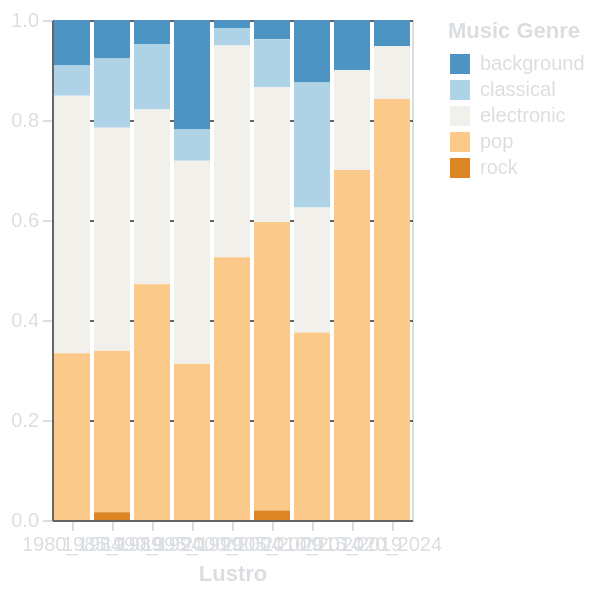

The specification (Vega-Lite) saved for this image:
### Vega-Lite specification from a JSON file in a GitHub repository (floating-point values rounded to 4 significant figures)
{"$schema": "https://vega.github.io/schema/vega-lite/v5.15.1.json", "config": {"axis": {"domainColor": "#666666", "gridColor": "#666666", "labelColor": "#DBDEE1", "tickColor": "#DBDEE1", "titleColor": "#DBDEE1"}, "background": "transparent", "legend": {"labelColor": "#DBDEE1", "titleColor": "#DBDEE1"}, "title": {"color": "#DBDEE1", "fontSize": 16}}, "data": {"name": "data-dc157a9e2004960b6671c973f72d63bc"}, "datasets": {"data-dc157a9e2004960b6671c973f72d63bc": [{"genre": "background", "lustrum": "1980_1984", "percentage": 0.09091}, {"genre": "background", "lustrum": "1985_1989", "percentage": 0.07692}, {"genre": "background", "lustrum": "1990_1994", "percentage": 0.04878}, {"genre": "background", "lustrum": "1995_1999", "percentage": 0.2188}, {"genre": "background", "lustrum": "2000_2004", "percentage": 0.01695}, {"genre": "background", "lustrum": "2005_2009", "percentage": 0.03846}, {"genre": "background", "lustrum": "2010_2014", "percentage": 0.125}, {"genre": "background", "lustrum": "2015_2019", "percentage": 0.1}, {"genre": "background", "lustrum": "2020_2024", "percentage": 0.05263}, {"genre": "classical", "lustrum": "1980_1984", "percentage": 0.06061}, {"genre": "classical", "lustrum": "1985_1989", "percentage": 0.1385}, {"genre": "classical", "lustrum": "1990_1994", "percentage": 0.1301}, {"genre": "classical", "lustrum": "1995_1999", "percentage": 0.0625}, {"genre": "classical", "lustrum": "2000_2004", "percentage": 0.0339}, {"genre": "classical", "lustrum": "2005_2009", "percentage": 0.09615}, {"genre": "classical", "lustrum": "2010_2014", "percentage": 0.25}, {"genre": "classical", "lustrum": "2015_2019", "percentage": null}, {"genre": "classical", "lustrum": "2020_2024", "percentage": null}, {"genre": "electronic", "lustrum": "1980_1984", "percentage": 0.5152}, {"genre": "electronic", "lustrum": "1985_1989", "percentage": 0.4462}, {"genre": "electronic", "lustrum": "1990_1994", "percentage": 0.3496}, {"genre": "electronic", "lustrum": "1995_1999", "percentage": 0.4062}, {"genre": "electronic", "lustrum": "2000_2004", "percentage": 0.4237}, {"genre": "electronic", "lustrum": "2005_2009", "percentage": 0.2692}, {"genre": "electronic", "lustrum": "2010_2014", "percentage": 0.25}, {"genre": "electronic", "lustrum": "2015_2019", "percentage": 0.2}, {"genre": "electronic", "lustrum": "2020_2024", "percentage": 0.1053}, {"genre": "pop", "lustrum": "1980_1984", "percentage": 0.3333}, {"genre": "pop", "lustrum": "1985_1989", "percentage": 0.3231}, {"genre": "pop", "lustrum": "1990_1994", "percentage": 0.4715}, {"genre": "pop", "lustrum": "1995_1999", "percentage": 0.3125}, {"genre": "pop", "lustrum": "2000_2004", "percentage": 0.5254}, {"genre": "pop", "lustrum": "2005_2009", "percentage": 0.5769}, {"genre": "pop", "lustrum": "2010_2014", "percentage": 0.375}, {"genre": "pop", "lustrum": "2015_2019", "percentage": 0.7}, {"genre": "pop", "lustrum": "2020_2024", "percentage": 0.8421}, {"genre": "rock", "lustrum": "1980_1984", "percentage": null}, {"genre": "rock", "lustrum": "1985_1989", "percentage": 0.01538}, {"genre": "rock", "lustrum": "1990_1994", "percentage": null}, {"genre": "rock", "lustrum": "1995_1999", "percentage": null}, {"genre": "rock", "lustrum": "2000_2004", "percentage": null}, {"genre": "rock", "lustrum": "2005_2009", "percentage": 0.01923}, {"genre": "rock", "lustrum": "2010_2014", "percentage": null}, {"genre": "rock", "lustrum": "2015_2019", "percentage": null}, {"genre": "rock", "lustrum": "2020_2024", "percentage": null}]}, "encoding": {"color": {"field": "genre", "legend": {"title": "Music Genre"}, "scale": {"scheme": "blueorange", "type": "quantize"}, "type": "nominal"}, "tooltip": [{"field": "lustrum", "title": "Lustro", "type": "nominal"}, {"field": "genre", "title": "Genere Musicale", "type": "nominal"}, {"field": "percentage", "format": ".2f", "title": "Percentuale", "type": "quantitative"}], "x": {"axis": {"labelAngle": 0, "title": "Lustro"}, "field": "lustrum", "type": "nominal"}, "y": {"field": "percentage", "scale": {"domain": [0, 1]}, "title": null, "type": "quantitative"}}, "height": 250, "mark": {"type": "bar"}, "width": "container"}
